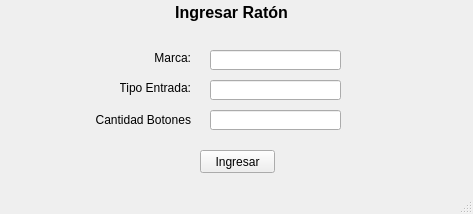
<?xml version="1.0" encoding="UTF-8"?>
<ui version="4.0">
 <class>vtn_raton_ingresar</class>
 <widget class="QMainWindow" name="vtn_raton_ingresar">
  <property name="geometry">
   <rect>
    <x>0</x>
    <y>0</y>
    <width>473</width>
    <height>214</height>
   </rect>
  </property>
  <property name="sizePolicy">
   <sizepolicy hsizetype="Fixed" vsizetype="Fixed">
    <horstretch>0</horstretch>
    <verstretch>0</verstretch>
   </sizepolicy>
  </property>
  <property name="windowTitle">
   <string>Raton</string>
  </property>
  <widget class="QWidget" name="centralwidget">
   <widget class="QLabel" name="lbl_ingreso_raton">
    <property name="geometry">
     <rect>
      <x>6</x>
      <y>2</y>
      <width>451</width>
      <height>21</height>
     </rect>
    </property>
    <property name="font">
     <font>
      <pointsize>12</pointsize>
      <weight>75</weight>
      <bold>true</bold>
     </font>
    </property>
    <property name="text">
     <string>Ingresar Ratón</string>
    </property>
    <property name="alignment">
     <set>Qt::AlignCenter</set>
    </property>
   </widget>
   <widget class="QLabel" name="lbl_marca">
    <property name="geometry">
     <rect>
      <x>120</x>
      <y>50</y>
      <width>71</width>
      <height>16</height>
     </rect>
    </property>
    <property name="text">
     <string>Marca:</string>
    </property>
    <property name="alignment">
     <set>Qt::AlignRight|Qt::AlignTrailing|Qt::AlignVCenter</set>
    </property>
   </widget>
   <widget class="QLabel" name="lbl_entrada">
    <property name="geometry">
     <rect>
      <x>120</x>
      <y>80</y>
      <width>71</width>
      <height>16</height>
     </rect>
    </property>
    <property name="text">
     <string>Tipo Entrada:</string>
    </property>
    <property name="alignment">
     <set>Qt::AlignRight|Qt::AlignTrailing|Qt::AlignVCenter</set>
    </property>
   </widget>
   <widget class="QLineEdit" name="txt_marca">
    <property name="geometry">
     <rect>
      <x>210</x>
      <y>50</y>
      <width>131</width>
      <height>20</height>
     </rect>
    </property>
   </widget>
   <widget class="QLineEdit" name="txt_entrada">
    <property name="geometry">
     <rect>
      <x>210</x>
      <y>80</y>
      <width>131</width>
      <height>20</height>
     </rect>
    </property>
   </widget>
   <widget class="QPushButton" name="btn_raton_ingresar">
    <property name="geometry">
     <rect>
      <x>200</x>
      <y>150</y>
      <width>75</width>
      <height>23</height>
     </rect>
    </property>
    <property name="text">
     <string>Ingresar</string>
    </property>
   </widget>
   <widget class="QLineEdit" name="txt_cantidad_botones">
    <property name="geometry">
     <rect>
      <x>210</x>
      <y>110</y>
      <width>131</width>
      <height>20</height>
     </rect>
    </property>
   </widget>
   <widget class="QLabel" name="lbl_entrada_2">
    <property name="geometry">
     <rect>
      <x>90</x>
      <y>110</y>
      <width>101</width>
      <height>20</height>
     </rect>
    </property>
    <property name="text">
     <string>Cantidad Botones</string>
    </property>
    <property name="alignment">
     <set>Qt::AlignRight|Qt::AlignTrailing|Qt::AlignVCenter</set>
    </property>
   </widget>
  </widget>
  <widget class="QStatusBar" name="stb_estado"/>
 </widget>
 <resources/>
 <connections/>
</ui>
